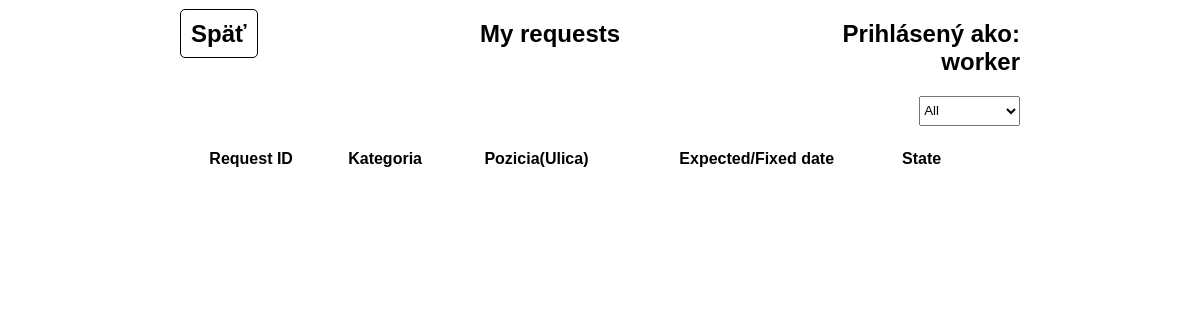
Before: /present_layer/worker_requests.php (signed in) with the older database file.
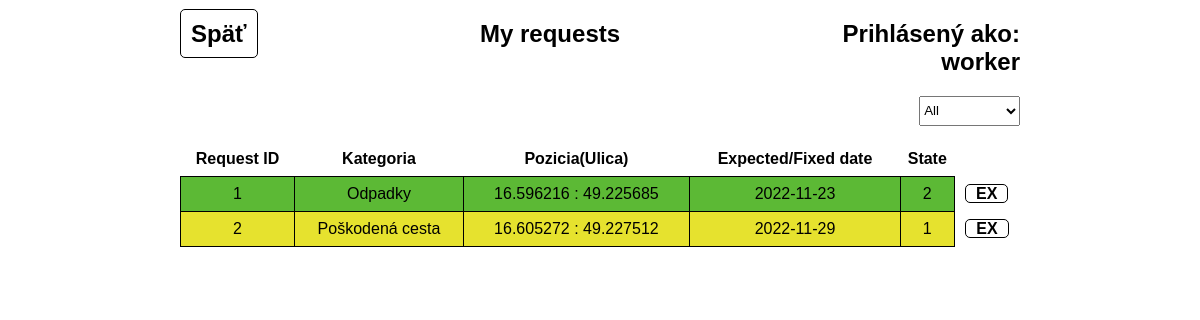
After: the same page with the newer database file.
### tables this page shows
CREATE TABLE SERVICE_REQUEST(
  id INTEGER PRIMARY KEY AUTO_INCREMENT,
  worker_id INTEGER NOT NULL,
  foreign key (worker_id) references PERSON(id),
  for_ticket INTEGER NOT NULL,
  foreign key (for_ticket) references TICKET(id),
  description_from_manager varchar(255),
  expected_date date,
  state INTEGER NOT NULL,
  date_fixed date,
  comment_from_worker varchar(255),
  price float(10,2)
);

CREATE TABLE TICKET (
  id INTEGER PRIMARY KEY AUTO_INCREMENT,
  category INTEGER NOT NULL,
  foreign key (category) references CATEGORY(id),
  submitted_by INTEGER NOT NULL,
  foreign key (submitted_by) references PERSON(id),
  photo varchar(255),
  lng float(10,6) NOT NULL, 
  lat float(10,6) NOT NULL,
  state_from_manager INTEGER NOT NULL,
  msg_from_manager varchar(255),
  time_created timestamp NOT NULL,
  time_modified timestamp NOT NULL
);

### data_layer/db_user.php (called while the page is built, shortened)
<?php
    function get_user_by_email($email)
    {
        $pdo = get_pdo();
        $stmt = $pdo->prepare('SELECT * FROM PERSON WHERE email = ?;');
        if( ! $stmt->execute([$email]))
            return null;
        return $stmt->fetch();
    }
?>

### data_layer/db_request.php (called while the page is built, shortened)
<?php
include_once("db_user.php");
function get_my_requests($id){
    $db = get_pdo();
    return $db->query("SELECT * FROM SERVICE_REQUEST WHERE worker_id=".$id.";");
}
?>

### data_layer/db_tickets.php (called while the page is built, shortened)
<?php
include_once("db_user.php");
function get_ticket($id){
    $db = get_pdo();
    return $db->query("SELECT * FROM TICKET WHERE id=".$id.";");
}
function get_ticket_category($number){
    $db = get_pdo();
    $stmt = $db->query("SELECT *  FROM CATEGORY WHERE id=".$number.";");
    return $stmt->fetch()["description"];
}
?>

### bussiness_layer/get_ticket.php (called while the page is built, shortened)
<?php
include_once("./data_layer/db_tickets.php");
include_once("./data_layer/db_user.php");
include_once("./bussiness_layer/constants.php");
function get_ticket_data($row){
    global $description_state;
    $ticket[0] = $row["id"];
    $ticket[1] = get_ticket_category($row["category"]);
    $ticket[2] = $row["lng"];
    $ticket[3] = $row["lat"];
    $ticket[4] = $description_state[$row["state_from_manager"]];
    if (isset($row["msg_from_manager"])){
        $ticket[5] = $row["msg_from_manager"];
    }else {
        $ticket[5] = "";
    }
    $ticket[6] = $row["time_created"];
    if (isset($row["time_modified"])){
        $ticket[7] = $row["time_modified"];
    }else {
        $ticket[7] = "";
    }
    if (isset($row["photo"])){
        $ticket[8] = $row["photo"];
    }else {
        $ticket[8] = "../img/placeholder-image.png";
    }
    return $ticket;
}
?>

### bussiness_layer/constants.php (called while the page is built, shortened)
<?php
    $description_state = [0 => 'Zaevidovaný',1 => 'Pracujeme na tom',2 => 'Vyriešené'];
?>

### bussiness_layer/worker_ticket_print.php (the view)
<?php
include_once("./data_layer/db_user.php");
include_once("./data_layer/db_tickets.php");
include_once("./data_layer/db_request.php");
include_once("./bussiness_layer/get_ticket.php");
function request_ticket_rows($state)
{
    $html = "";
    $counter = 0;
    if(isset($_SESSION["email"])){
        $id =  get_user_by_email($_SESSION["email"])["id"];
    } else{
        echo "fatal error";
        exit();
    }
    if($state == 3)
        $requests_table = get_my_requests($id);
    else
        $requests_table = get_my_requests_by_state($id, $state);
    while($row_request = $requests_table->fetch())
    {
        $row_ticket = (get_ticket($row_request['for_ticket']))->fetch();
        $ticket = get_ticket_data($row_ticket);
        if($row_request['state'] == 0)
            $html = $html . "<tr style='background-color: #e64747;'>\n";
        else if($row_request['state'] == 1)
        $html = $html . "<tr style='background-color: #e6e22e;'>\n";
        else if($row_request['state'] == 2)
            $html = $html . "<tr style='background-color: #5cb935;'>\n";
        $html = $html . "<td>". $row_request['id'] ."</td>"."\n";
        $html = $html . "<td>". $ticket[1] ."</td>"."\n";
        $html = $html . "<td>". $ticket[2]." : ". $ticket[3] ."</td>\n";
        if($row_request['state'] != 2)
            $html = $html . "<td>". $row_request['expected_date'] ."</td>"."\n";
        else
            $html = $html . "<td>". $row_request['date_fixed'] ."</td>"."\n";
        $html = $html . "<td>". $row_request['state'] ."</td>"."\n";
        $html = $html . "<td style='border:0px; background-color: #FFFFFFFF'><a id=\"Link\" onclick=\"Expand(".$counter.");\" href=\"#\">EX</a></td>"."\n";
        $html = $html . "</tr>\n";
        $html = $html .
        "
        <tr class=\"RowNested$counter\" style=\"display:none\">
        <td colspan='6'>
        <table class='menu'>
        <colgroup>
        <col width='25%'>
        <col width='6.25%'>
        <col width='6.25%'>
        <col width='12.5%'>
        <col width='25%'>
        <col width='25%'>
        </colgroup>
        <tr class='intr'>
            <th colspan='6' class='inhdr'>Request</th>
        </tr>
        <tr class='intr'>
            <td class='indescr' colspan='1'>Ticket ID:</td>
            <td colspan='4'>".$row_request['for_ticket']."</td>
            <td rowspan='4' colspan='1'><img src='$ticket[8]' alt=\"Chyba\"</td>
        </tr>
        <tr class='intr'>
            <td class='indescr' colspan='1'>Category:</td>
            <td colspan='4'>$ticket[1]</td>
        </tr>
        <tr class='intr'>
            <td class='indescr' colspan='1'>Position:</td>
            <td colspan='4'>$ticket[2] : $ticket[3]</td>
        </tr>
        <tr class='intr'>
            <td class='indescr' colspan='1'>Location:</td>
            <td colspan='4'>Brno-Stred</td>
        </tr>
        <tr class='intr'>
            <td class='indescr' style='padding-top:15px;padding-bottom:10px;' colspan='1'>Assignment:</td>
            <td colspan='5' style='text-align:left; padding-left:1%; padding-top:15px;padding-bottom:10px;'>".$row_request['description_from_manager']."</td>
        </tr>
        </table>
        </td>
        </tr>
        ";
        if($row_request['state'] == 0)
        {
            $html = $html .
            "
            <tr class=\"RowNested$counter\" style=\"display:none\">
            <td colspan='7'>
            <table class='menu'>
            <colgroup>
            <col width='25%'>
            <col width='25%'>
            <col width='25%'>
            <col width='25%'>
            </colgroup>
            <tr class='intr'>
                <th colspan='4' class='inhdr'>Service</th>
            </tr>
            <tr class='intr'>
                <form id='form$counter' method='post' action='' enctype='multipart/form-data'>
                <td class='indescr' colspan='1'>Expected date:</td>
                <td colspan='1'><input type='date' id='expected_date' name='expected_date'></td>
                <td class='indescr' colspan='1'>Price:</td>
                <td colspan='1'><input type='number' step='0.01' id='price' name='price'><br></td>
            </tr>
            <tr class='intr'>
                <td class='indescr' colspan='1'>Comment:</td>
                <td colspan='3'><input type='text' id='comment' name='comment'></td>
            </tr>
            <tr>
                <td colspan='4'><input type = 'submit' onclick='clicked_0_1(event,$counter)' name = 'contains_request_id_0_1' value='Send_".$row_request['id']."'></td>
            </form>
            </tr>
            </table>
            </td>
            </tr>
            ";
        }
        else if($row_request['state'] == 1)
        {
            $html = $html .
            "
            <tr class=\"RowNested$counter\" style=\"display:none\">
            <td colspan='7' class='menu'>
            <table>
            <colgroup>
            <col width='25%'>
            <col width='25%'>
            <col width='25%'>
            <col width='25%'>
            </colgroup>
            <tr class='intr'>
                <th colspan='4' class='inhdr'>Service</th>
            </tr>
            <tr class='intr'>
                <td class='indescr' colspan='1'>Expected date:</td>
                <td colspan='1'>".$row_request['expected_date']."</td>
                <td class='indescr' colspan='1'>Price:</td>
                <td colspan='1'>".$row_request['price']."</td>
            </tr>
            <tr class='intr'>
                <td class='indescr' colspan='1'>Comment:</td>
                <td colspan='3' style='text-align:left; padding-left:1%;'>".$row_request['comment_from_worker']."</td>
            </tr>
            <tr>
            <form id='form$counter' method='post' action='' enctype='multipart/form-data'>
                <td colspan='4'><input type='submit' onclick='clicked(event)' name='contains_request_id_1_2' value='FINISH REQUEST_".$row_request['id']."'></td>
            </form>
            </tr>
            </table>
            </td>
            </tr>
            ";
        }
        else if($row_request['state'] == 2)
        {
            $html = $html .
            "
            <tr class=\"RowNested$counter\" style=\"display:none\">
            <td colspan='7' class='menu'>
            <table>
            <colgroup>
            <col width='18.75%'>
            <col width='6.25%'>
            <col width='12.5%'>
            <col width='18.75%'>
            <col width='18.75%'>
            <col width='12.5%'>
            <col width='12.5%'>
            </colgroup>
            <tr class='intr'>
                <th colspan='7' class='inhdr'>Service</th>
            </tr>
            <tr class='intr'>
                <td class='indescr' colspan='1'>Expected date:</td>
                <td colspan='2'>".$row_request['expected_date']."</td>
                <td class='indescr' colspan='1'>Fixed date:</td>
                <td colspan='1'>".$row_request['date_fixed']."</td>
                <td class='indescr' colspan='1'>Price:</td>
                <td colspan='1'>".$row_request['price']."</td>
            </tr>
            <tr class='intr'>
                <td class='indescr' colspan='2'>Comment:</td>
                <td colspan='5' style='text-align:left; padding-left:1%;'>".$row_request['comment_from_worker']."</td>
            </tr>
            </table>
            </td>
            </tr>
            ";
        }
    $counter++;
    }
    return $html;
}
?>

### present_layer/worker_requests.php (shortened to what this page needs)
<?php
include_once("./data_layer/db_request.php");
include_once("./bussiness_layer/worker_ticket_print.php");
function print_user_from_email($email){
    $pos = strpos($email,"@",0);
    return substr($email,0,$pos);
}
function select_output($mode)
{
    if($mode == 3) {
        echo "
        <option selected='selected' value=3>All</option>
        <option value=0>Zaevidovaný</option>
        <option value=1>Pracujeme na tom</option>
        <option value=2>Vyriešené</option>";
    }
}
?>
<html>
    <head>
    <link rel="stylesheet" type="text/css" href="./worker_requests.css" />
    </head>
    <body>
       <nav>
            <h2 class="back"><a href = "../index.php">Späť</a></h2>
            <h2 class="main">My requests</h2>
            <h2 class="user">Prihlásený ako:<br><?php echo print_user_from_email($_SESSION["email"]); ?></h2>
        </nav>
        <form method="GET" action="">
        <select style='width:12%; float:right; margin-bottom: 16px;' name="filter" onchange="this.form.submit()">
            <?php
            if(isset($_GET['filter']))
                select_output($_GET['filter']);
            else
                select_output(3);
            ?>
        </select>
        </form>
        <table cellpadding="0">
            <tr>
                <th>Request ID</th>
                <th>Kategoria</th>
                <th>Pozicia(Ulica)</th>
                <th>Expected/Fixed date</th>
                <th>State</th>
                <th style='border:0px; width:65px'></th>
            </tr>
            <?php
            if(isset($_GET['filter']))
                echo request_ticket_rows($_GET['filter']);
            else
                echo request_ticket_rows(3);
            ?>
        </table>
    </body>
</html>

### present_layer/worker_requests.css (style rules this page uses)
body { font-family: Arial, Helvetica; margin:0%; font-size: 1rem; min-width: 800px; width:70%; margin-left: auto; margin-right: auto; }
nav { width:100%; display:flex; }
nav > h2 > a { padding: 10px;color: #000000 ;text-decoration: none;border: 1px solid #000000;border-radius: 5px; }
h2 { text-align: center; }
.back { flex-grow: 1;text-align:left }
.main { flex-grow: 8;text-align:center }
.user { flex-grow: 1;text-align:right }
table { border-collapse: collapse;width: 100%; }
tr { height: 35px; }
th { border: 0px solid #000000; }
td { border: 1px solid #000000;text-align: center; }
td > a { padding-left: 10px;padding-right: 10px;color: #000000 ;text-decoration: none;border: 1px solid #000000;border-radius: 5px;font-weight: bold;height: 20px; }
input,select { width: 100%; height:30px; }

Changed rows visible on the page:
now on this page (row edited): service_request: id "1", date_fixed "2022-11-23", state "2"
now on this page (row unchanged): ticket: lng "16.596216", lat "49.225685"
now on this page (row edited): service_request: id "2", expected_date "2022-11-29", state "1"
now on this page (row unchanged): ticket: lng "16.605272", lat "49.227512"
Other visible differences:
$ticket[1]: (not shown) → "Odpadky Poškodená cesta"
text now shown: ": : EX EX"
